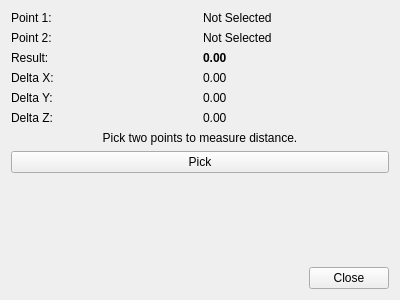
<?xml version="1.0" encoding="UTF-8"?>
<ui version="4.0">
 <class>WidgetDistance</class>
 <widget class="QWidget" name="WidgetDistance">
  <property name="geometry">
   <rect>
    <x>0</x>
    <y>0</y>
    <width>400</width>
    <height>300</height>
   </rect>
  </property>
  <property name="windowTitle">
   <string>Measure Distance</string>
  </property>
  <layout class="QVBoxLayout" name="verticalLayout">
   <item>
    <layout class="QGridLayout" name="gridLayout">
     <item row="0" column="0">
      <widget class="QLabel" name="labelPoint1">
       <property name="text">
        <string>Point 1:</string>
       </property>
      </widget>
     </item>
     <item row="0" column="1">
      <widget class="QLabel" name="labelPoint1Value">
       <property name="text">
        <string>Not Selected</string>
       </property>
      </widget>
     </item>
     <item row="1" column="0">
      <widget class="QLabel" name="labelPoint2">
       <property name="text">
        <string>Point 2:</string>
       </property>
      </widget>
     </item>
     <item row="1" column="1">
      <widget class="QLabel" name="labelPoint2Value">
       <property name="text">
        <string>Not Selected</string>
       </property>
      </widget>
     </item>
     <item row="2" column="0">
      <widget class="QLabel" name="labelDistance">
       <property name="text">
        <string>Result:</string>
       </property>
      </widget>
     </item>
     <item row="2" column="1">
      <widget class="QLabel" name="labelDistanceValue">
       <property name="text">
        <string>0.00</string>
       </property>
       <property name="font">
        <font>
         <weight>75</weight>
         <bold>true</bold>
        </font>
       </property>
      </widget>
     </item>
     <item row="3" column="0">
      <widget class="QLabel" name="labelDeltaX">
       <property name="text">
        <string>Delta X:</string>
       </property>
      </widget>
     </item>
     <item row="3" column="1">
      <widget class="QLabel" name="labelDeltaXValue">
       <property name="text">
        <string>0.00</string>
       </property>
      </widget>
     </item>
     <item row="4" column="0">
      <widget class="QLabel" name="labelDeltaY">
       <property name="text">
        <string>Delta Y:</string>
       </property>
      </widget>
     </item>
     <item row="4" column="1">
      <widget class="QLabel" name="labelDeltaYValue">
       <property name="text">
        <string>0.00</string>
       </property>
      </widget>
     </item>
     <item row="5" column="0">
      <widget class="QLabel" name="labelDeltaZ">
       <property name="text">
        <string>Delta Z:</string>
       </property>
      </widget>
     </item>
     <item row="5" column="1">
      <widget class="QLabel" name="labelDeltaZValue">
       <property name="text">
        <string>0.00</string>
       </property>
      </widget>
     </item>
    </layout>
   </item>
   <item>
    <widget class="QLabel" name="labelStatus">
     <property name="text">
      <string>Pick two points to measure distance.</string>
     </property>
     <property name="alignment">
      <set>Qt::AlignCenter</set>
     </property>
    </widget>
   </item>
   <item>
    <widget class="QPushButton" name="pushButtonPick">
     <property name="text">
      <string>Pick</string>
     </property>
    </widget>
   </item>
   <item>
    <spacer name="verticalSpacer">
     <property name="orientation">
      <enum>Qt::Vertical</enum>
     </property>
     <property name="sizeHint" stdset="0">
      <size>
       <width>20</width>
       <height>40</height>
      </size>
     </property>
    </spacer>
   </item>
   <item>
    <layout class="QHBoxLayout" name="horizontalLayout">
     <item>
      <spacer name="horizontalSpacer">
       <property name="orientation">
        <enum>Qt::Horizontal</enum>
       </property>
       <property name="sizeHint" stdset="0">
        <size>
         <width>40</width>
         <height>20</height>
        </size>
       </property>
      </spacer>
     </item>
     <item>
      <widget class="QPushButton" name="pushButtonClose">
       <property name="text">
        <string>Close</string>
       </property>
      </widget>
     </item>
    </layout>
   </item>
  </layout>
 </widget>
 <resources/>
 <connections/>
</ui>
